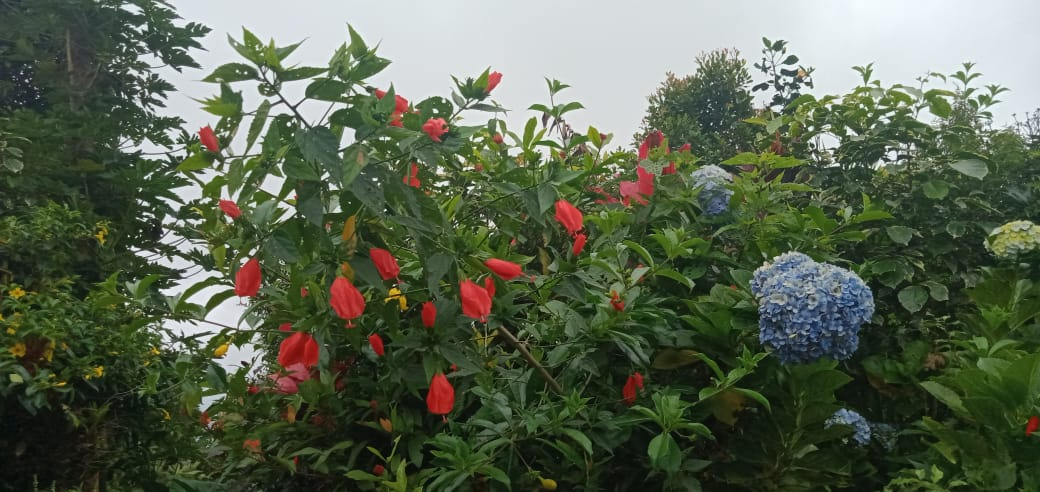
#> input picture flower-2.jpeg, 1040 x 492 px
$ python RGB-tracking.py
#> lines starting #> are read from the running program, lines starting #| are printed output that depends on the picture; after the words box and inside, x2 and y2 are one past the last pixel; in counts of white or black regions, pixels touching at a corner belong together
import cv2
def do_nothing (x):
    pass
cv2.namedWindow('Track Bars', cv2.WINDOW_NORMAL)
cv2.createTrackbar('min_blue', 'Track Bars', 0, 255, do_nothing)
#> slider 'min_blue' is set to 51
cv2.createTrackbar('min_green', 'Track Bars', 0, 255, do_nothing)
#> slider 'min_green' is set to 51
cv2.createTrackbar('min_red', 'Track Bars', 0, 255, do_nothing)
#> slider 'min_red' is set to 51

cv2.createTrackbar('max_blue', 'Track Bars', 0, 255, do_nothing)
#> slider 'max_blue' is set to 255
cv2.createTrackbar('max_green', 'Track Bars', 0, 255, do_nothing)
#> slider 'max_green' is set to 255
cv2.createTrackbar('max_red', 'Track Bars', 0, 255, do_nothing)
#> slider 'max_red' is set to 255

img = cv2.imread('flower-2.jpeg')
#> img is the input picture: shape (492, 1040, 3); mean B, G, R 78.9, 99.4, 89.3
img = cv2.resize(img, (600, 426))
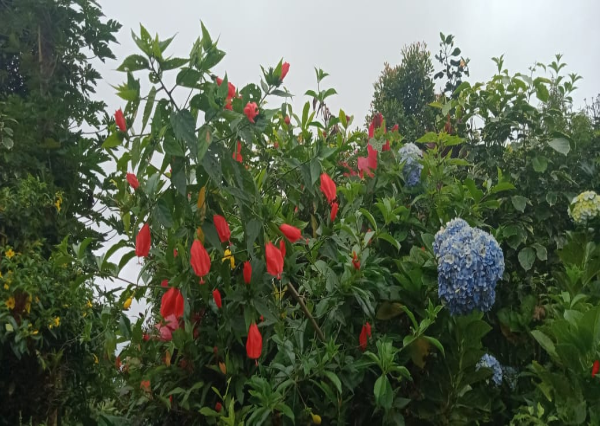
#> img: shape (426, 600, 3); mean B, G, R 78.8, 99.2, 89.2
img_hsv = cv2.cvtColor(img, cv2.COLOR_BGR2HSV)
#> img_hsv: shape (426, 600, 3); mean H, S, V 57.9, 91.9, 102.9

cv2.namedWindow('HSV Image', cv2.WINDOW_NORMAL)
cv2.imshow('HSV Image',img_hsv)

while True:
    min_blue = cv2.getTrackbarPos('min_blue', 'Track Bars')
    min_green = cv2.getTrackbarPos('min_green', 'Track Bars')
    min_red = cv2.getTrackbarPos('min_red', 'Track Bars')

    max_blue = cv2.getTrackbarPos('max_blue', 'Track Bars')
    max_green = cv2.getTrackbarPos('max_green', 'Track Bars')
    max_red = cv2.getTrackbarPos('max_red', 'Track Bars')

    mask = cv2.inRange(img_hsv,
                       (min_blue, min_green, min_red),
                       (max_blue, max_green, max_red))
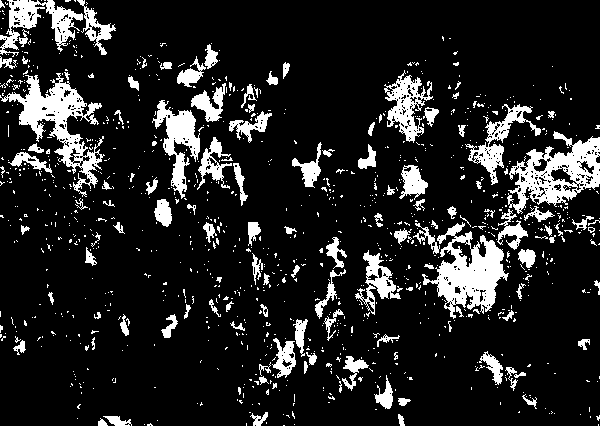
#> mask: shape (426, 600); 13.7% white; 1044 white regions (922 under 20 px), largest, box (x1, y1, x2, y2) and area: (0, 73, 105, 197) 3647, (422, 222, 509, 319) 3621, (507, 131, 600, 214) 3405

    cv2.namedWindow('Mask', cv2.WINDOW_NORMAL)
    cv2.imshow('Mask', mask)

    if cv2.waitKey(1) & 0xFF == ord('q'):
#> (key q is pressed here)
        break

cv2.destroyAllWindows()
print('min_blue, min_green, min_red = {0}, {1}, {2}'.format(min_blue, min_green,
                                                            min_red))
print('max_blue, max_green, max_red = {0}, {1}, {2}'.format(max_blue, max_green,
                                                            max_red))

$ run again, with flower-1.jpeg copied over flower-2.jpeg
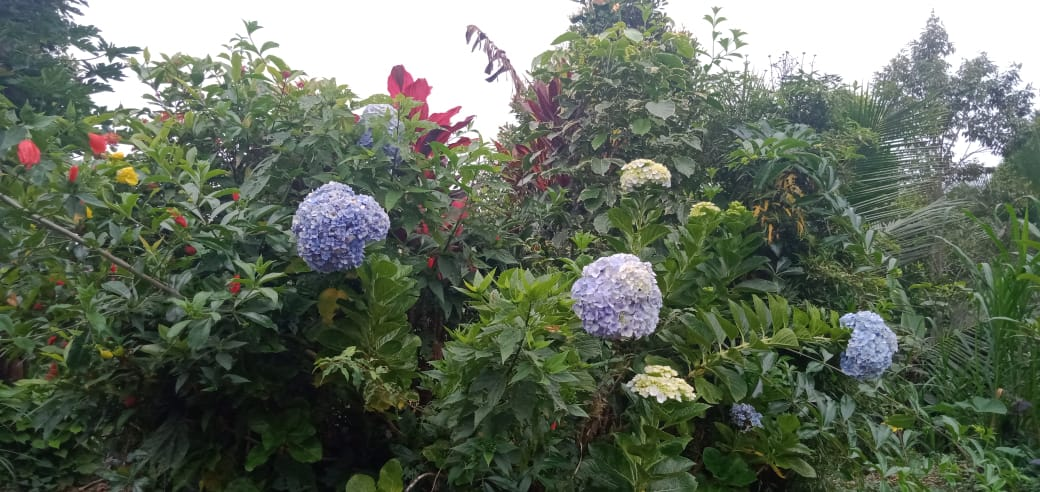
#> input picture flower-1.jpeg, 1040 x 492 px
#> img is the input picture: shape (492, 1040, 3); mean B, G, R 93.4, 108.7, 98.8
#> `img = cv2.resize(img, (600, 426))`:
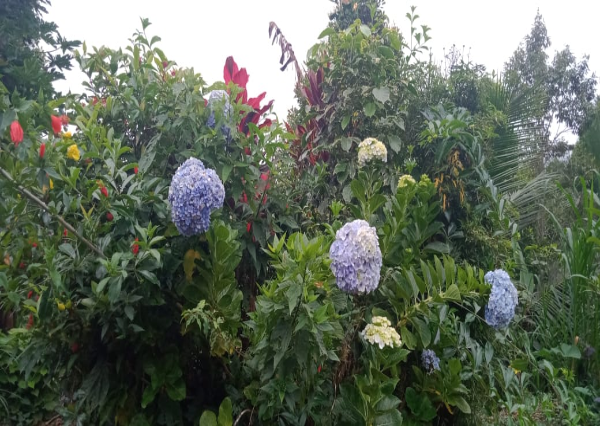
#> img: shape (426, 600, 3); mean B, G, R 93.3, 108.6, 98.7
#> img_hsv: shape (426, 600, 3); mean H, S, V 56.5, 66, 111.2
#> `mask = cv2.inRange(img_hsv, (min_blue, min_green, min_red), (max_blue,..`:
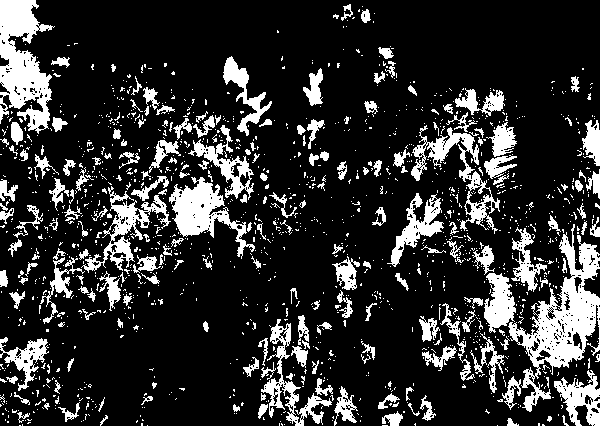
#> mask: shape (426, 600); 18.7% white; 1439 white regions (1232 under 20 px), largest, box (x1, y1, x2, y2) and area: (508, 224, 600, 412) 5534, (0, 0, 55, 134) 4167, (169, 177, 255, 259) 2463
